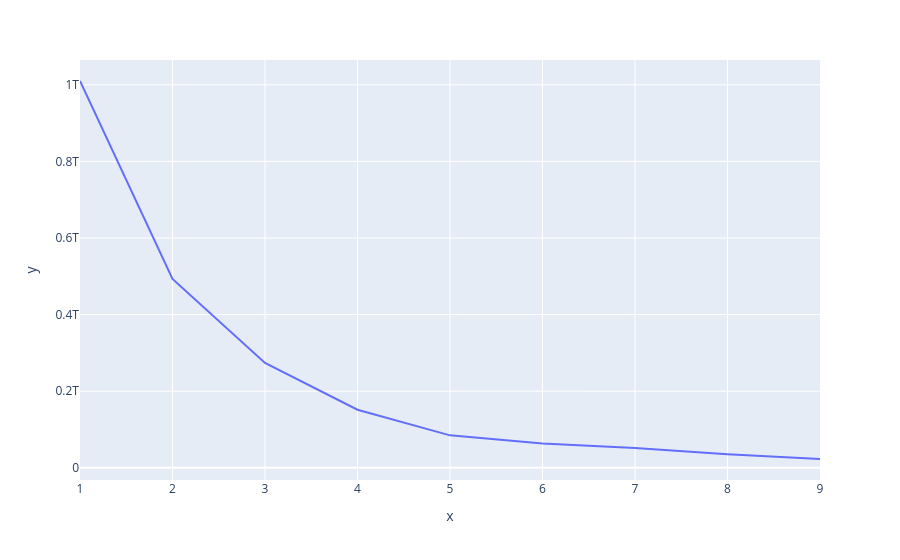

Source (notebook cell):
### Code cell
grafico = px.line(x = range(1, 10), y = wcss)
grafico.show()

### Figure 1 — Plotly figure (JSON) as saved in the notebook; plotly's stock layout.template omitted (floating-point values rounded to 4 significant figures)
{"data": [{"hovertemplate": "x=%{x}<br>y=%{y}<extra></extra>", "legendgroup": "", "line": {"color": "#636efa", "dash": "solid"}, "marker": {"symbol": "circle"}, "mode": "lines", "name": "", "orientation": "v", "showlegend": false, "type": "scatter", "x": [1, 2, 3, 4, 5, 6, 7, 8, 9], "xaxis": "x", "y": [1010000000000.0, 493300000000.0, 273900000000.0, 151700000000.0, 84730000000.0, 63370000000.0, 51930000000.0, 35320000000.0, 22990000000.0], "yaxis": "y"}], "layout": {"legend": {"tracegroupgap": 0}, "margin": {"t": 60}, "xaxis": {"anchor": "y", "domain": [0, 1], "title": {"text": "x"}}, "yaxis": {"anchor": "x", "domain": [0, 1], "title": {"text": "y"}}}}
